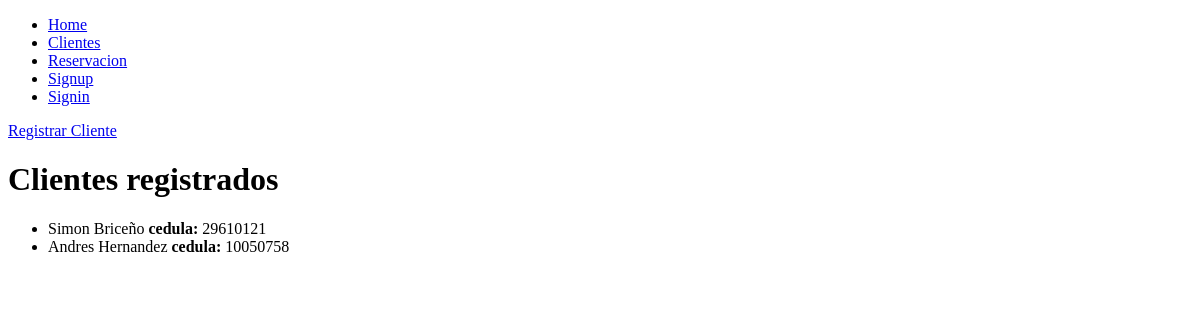
Page /clientes/ on the earlier database version.
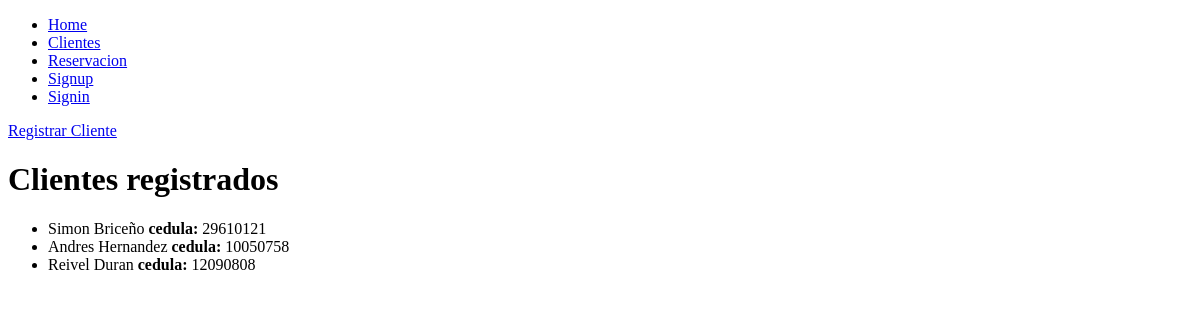
Same page on the later database version.
### reservacion/models.py (models this page shows, shortened)
class cliente(models.Model):
    cedula = models.CharField(max_length=8, primary_key=True)
    nombre = models.CharField(max_length=25)
    apellido = models.CharField(max_length=25)
    direccion = models.CharField(max_length=50)
    telefono = models.IntegerField()
    correo = models.EmailField()

### reservacion/views.py (the view)
# urls.py: path('clientes/', views.clientes, name='clientes'),
def clientes(request):
    clientes = cliente.objects.all()
    return render(request, 'clientes.html', {'clientes': clientes})

### reservacion/templates/clientes.html
{% extends 'base.html' %}
{% block content %}
<a href="/clientes/registrar_clientes">Registrar Cliente</a>
<h1>Clientes registrados</h1>
<ul>
    {% for cliente in clientes %}
    <li>{{cliente.nombre}}  {{cliente.apellido}} <b>cedula:</b> {{cliente.cedula}}</li>
    {% endfor %}
</ul>
{% endblock %}

### reservacion/templates/base.html (shortened to what this page needs)
<!DOCTYPE html>
<html lang="en">
<head>
</head>
<body>
    <nav>
        <ul>
            <li>
                <a href="/">Home</a>
            </li>
            <li>
                <a href="/clientes">Clientes</a>
            </li>
            <li>
                <a href="/crear/reservacion">Reservacion</a>
            </li>
            {% if user.is_authenticated %}
            <li>
                <a href="/logout">Logout</a>
            </li>
            {% else %}
            <li>
                <a href="/signup">Signup</a>
            </li>
            <li>
                <a href="/signin">Signin</a>
            </li>
            {% endif %}
        </ul>
    </nav>
    {% block content %}
    {% endblock %}
</body>
</html>

Differences in the rows shown:
added cliente: nombre "Reivel", apellido "Duran", cedula "12090808"
